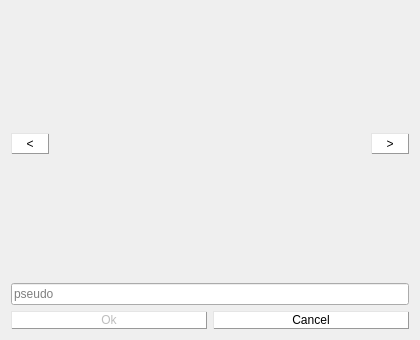
<?xml version="1.0" encoding="UTF-8"?>
<ui version="4.0">
 <class>NewGame</class>
 <widget class="QDialog" name="NewGame">
  <property name="geometry">
   <rect>
    <x>0</x>
    <y>0</y>
    <width>420</width>
    <height>340</height>
   </rect>
  </property>
  <property name="minimumSize">
   <size>
    <width>420</width>
    <height>340</height>
   </size>
  </property>
  <property name="maximumSize">
   <size>
    <width>420</width>
    <height>340</height>
   </size>
  </property>
  <property name="windowTitle">
   <string>Dialog</string>
  </property>
  <property name="styleSheet">
   <string notr="true">background-image: url(:/images/player-select.png);</string>
  </property>
  <layout class="QVBoxLayout" name="verticalLayout">
   <item>
    <layout class="QGridLayout" name="gridLayout">
     <item row="0" column="2">
      <spacer name="verticalSpacer_2">
       <property name="orientation">
        <enum>Qt::Vertical</enum>
       </property>
       <property name="sizeHint" stdset="0">
        <size>
         <width>20</width>
         <height>118</height>
        </size>
       </property>
      </spacer>
     </item>
     <item row="1" column="0">
      <widget class="QToolButton" name="previousSkin">
       <property name="styleSheet">
        <string notr="true">QToolButton {
     border-radius: 15px;
     border-color:#000;
     border: 1px outset #999;
     background-color: rgb(255, 255, 255);
     padding:1px 10px;
	 background-image: url(:/images/empty.png);
}
 QToolButton:pressed {
     background-color: rgb(240,240,240);
     border-style: inset;
 }</string>
       </property>
       <property name="text">
        <string>&lt;</string>
       </property>
      </widget>
     </item>
     <item row="1" column="1">
      <spacer name="horizontalSpacer">
       <property name="orientation">
        <enum>Qt::Horizontal</enum>
       </property>
       <property name="sizeHint" stdset="0">
        <size>
         <width>104</width>
         <height>20</height>
        </size>
       </property>
      </spacer>
     </item>
     <item row="1" column="2">
      <widget class="QLabel" name="skin">
       <property name="minimumSize">
        <size>
         <width>192</width>
         <height>192</height>
        </size>
       </property>
       <property name="maximumSize">
        <size>
         <width>192</width>
         <height>192</height>
        </size>
       </property>
       <property name="styleSheet">
        <string notr="true">background-image: url(:/images/empty.png);</string>
       </property>
       <property name="pixmap">
        <pixmap resource="../base/resources/resources.qrc">:/images/player_default/front.png</pixmap>
       </property>
       <property name="scaledContents">
        <bool>true</bool>
       </property>
      </widget>
     </item>
     <item row="1" column="3">
      <spacer name="horizontalSpacer_5">
       <property name="orientation">
        <enum>Qt::Horizontal</enum>
       </property>
       <property name="sizeHint" stdset="0">
        <size>
         <width>104</width>
         <height>20</height>
        </size>
       </property>
      </spacer>
     </item>
     <item row="1" column="4">
      <widget class="QToolButton" name="nextSkin">
       <property name="styleSheet">
        <string notr="true">QToolButton {
     border-radius: 15px;
     border-color:#000;
     border: 1px outset #999;
     background-color: rgb(255, 255, 255);
     padding:1px 10px;
	 background-image: url(:/images/empty.png);
}
 QToolButton:pressed {
     background-color: rgb(240,240,240);
     border-style: inset;
 }</string>
       </property>
       <property name="text">
        <string>&gt;</string>
       </property>
      </widget>
     </item>
     <item row="2" column="2">
      <spacer name="verticalSpacer">
       <property name="orientation">
        <enum>Qt::Vertical</enum>
       </property>
       <property name="sizeHint" stdset="0">
        <size>
         <width>20</width>
         <height>118</height>
        </size>
       </property>
      </spacer>
     </item>
    </layout>
   </item>
   <item>
    <widget class="QLineEdit" name="pseudo">
     <property name="styleSheet">
      <string notr="true">background-image: url(:/images/light-white.png);
border-image: url(:/images/empty.png);</string>
     </property>
     <property name="placeholderText">
      <string>pseudo</string>
     </property>
    </widget>
   </item>
   <item>
    <layout class="QHBoxLayout" name="horizontalLayout_3">
     <item>
      <widget class="QPushButton" name="ok">
       <property name="enabled">
        <bool>false</bool>
       </property>
       <property name="styleSheet">
        <string notr="true">QPushButton {
     border-radius: 15px;
     border-color:#000;
     border: 1px outset #999;
     background-color: rgb(255, 255, 255);
     padding:1px 10px;
	 background-image: url(:/images/empty.png);
}
 QPushButton:pressed {
     background-color: rgb(240,240,240);
     border-style: inset;
 }</string>
       </property>
       <property name="text">
        <string>Ok</string>
       </property>
      </widget>
     </item>
     <item>
      <widget class="QPushButton" name="cancel">
       <property name="styleSheet">
        <string notr="true">QPushButton {
     border-radius: 15px;
     border-color:#000;
     border: 1px outset #999;
     background-color: rgb(255, 255, 255);
     padding:1px 10px;
	 background-image: url(:/images/empty.png);
}
 QPushButton:pressed {
     background-color: rgb(240,240,240);
     border-style: inset;
 }</string>
       </property>
       <property name="text">
        <string>Cancel</string>
       </property>
      </widget>
     </item>
    </layout>
   </item>
  </layout>
 </widget>
 <resources>
  <include location="../base/resources/resources.qrc"/>
 </resources>
 <connections>
  <connection>
   <sender>cancel</sender>
   <signal>clicked()</signal>
   <receiver>NewGame</receiver>
   <slot>reject()</slot>
   <hints>
    <hint type="sourcelabel">
     <x>370</x>
     <y>326</y>
    </hint>
    <hint type="destinationlabel">
     <x>378</x>
     <y>338</y>
    </hint>
   </hints>
  </connection>
 </connections>
</ui>
